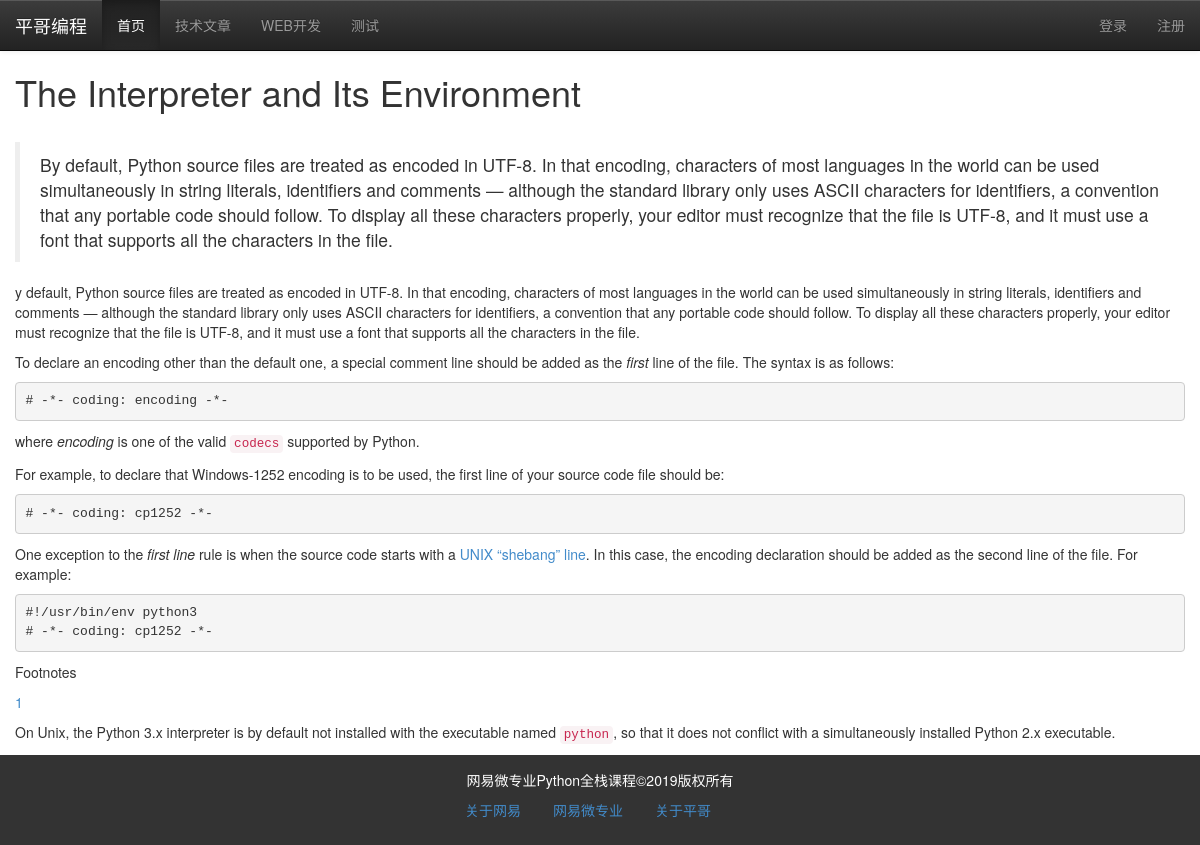
/article/view/15, run on the app's committed database.
### models.py (models this page shows)
class Category(db.Model):
    cate_id = db.Column(db.Integer, primary_key=True)
    cate_name = db.Column(db.String, unique=True)
    cate_order = db.Column(db.Integer, default=0)
    articles = db.relationship("Article")

class Article(db.Model):
    id = db.Column(db.Integer, primary_key=True)
    title = db.Column(db.String)
    intro = db.Column(db.String)
    content = db.Column(db.Text)
    author = db.Column(db.String)
    pubdate = db.Column(db.DateTime, default=datetime.utcnow)
    cate_id = db.Column(db.Integer, db.ForeignKey("category.cate_id"))

### views/articles.py (the view)
@article_app.route("/view/<int:article_id>")
def view(article_id):
    article = Article.query.get(article_id)
    if  not article:
        return redirect(url_for(".list"))
    return render_template("article/detail.html", article=article)

### app.py (called while the page is built)
@app.context_processor
def account():
    username = session.get('user')
    return {"username":username}

@app.context_processor
def getCateList():
    cates = Category.query.all()
    return {"cates":cates}

### templates/article/detail.html
{% extends "base.html" %}
		{% block content %}
            <div class="container-fluid">
                <div class="row">
                    <div class="main col-md-12 col-lg-12 col-xs-12 col-sm-12" >
                        <article class="content">
                            <h1>{{ article.title }}</h1>
                             <div class="body">
                                 ﻿<blockquote>
                                    {{ article.intro }}
                                  </blockquote>
                                    {{ article.content |safe }}
                             </div>
                        </article>
                    </div>
                </div>
            </div>
		{% endblock %}

### templates/base.html (shortened to what this page needs)
<!DOCTYPE html>
<html lang="en">
{% block head %}
    <head>
        <link rel="stylesheet" type="text/css" href="{{ url_for("static", filename="css/bootstrap.css") }}"/>
	    <link rel="stylesheet" type="text/css" href="{{ url_for("static", filename="css/bootstrap-theme.css") }}"/>
	</head>
{%  endblock %}
<body>
{%  block nav %}
      <nav class="navbar navbar-default navbar-fixed-top navbar-inverse">
			<div class="navbar-header">
				<a href="" class="navbar-brand">平哥编程</a>
			</div>
			<div class="collapse navbar-collapse" id="navmenu">
				<ul class="nav navbar-nav" >
					<li class="active"><a href="{{ url_for("index") }}">首页</a></li>
					{% for cate in cates %}
                        <li><a href="{{ url_for("article_app.getArticleList",cate_id=cate.cate_id, page=1) }}">{{ cate.cate_name }}</a> </li>
                    {% endfor %}
                </ul>
                <ul class="nav navbar-nav pull-right">
                   {% if not username %}
                        <li><a href="{{ url_for("login") }}">登录</a></li>
                        <li><a href="{{ url_for("user_app.register") }}">注册</a></li>
                   {% else %}
                       <li><a href="#">{{ username }}</a></li>
                       <li><a href="{{ url_for("logout") }}">logout</a></li>
				    {% endif %}
                </ul>
			</div>
		</nav>
{% endblock %}
{% block content %}{%  endblock %}
{% block footer %}
          <footer>
			<div class="container-fluid">
				<div class="row">
					<div class="col-md-12">
						网易微专业Python全栈课程&copy;2019版权所有
					</div>
				</div>
			</div>
			<nav >
				<ul class="nav nav-pills   ">
					<li><a href="">关于网易</a></li>
					<li><a href="">网易微专业</a></li>
					<li><a href="">关于平哥</a></li>
				</ul>
			</nav>
		</footer>
{% endblock %}
</body>
</html>

### templates/base.html (style rules this page uses)
body { padding-top: 52px; }
footer { padding: 15px; background: #333; text-align: center; color: #fff; }
footer nav { margin: auto; width: 300px; }

### data on the page
Category: cate_name "技术文章"
Category: cate_name "WEB开发"
Category: cate_name "测试"
Article: title "The Interpreter and Its Environment", intro "By default, Python source files are treated as encoded in UTF-8. In that encoding, characters of most languages in the world can be used simultaneously in string literals, identifiers and comments — although the standard library only uses ASCII characters for identifiers, a convention that any portable code should follow. To display all these characters properly, your editor must recognize that the file is UTF-8, and it must use a font that supports all the characters in the file.", content "y default, Python source files are treated as encoded in UTF-8. In that encoding, characters of most languages in the world can be used simultaneously in string literals, identifiers and comments — although the standard library only uses ASCII characters for identifiers, a convention that any portable code should follow. To display all these characters properly, your editor must recognize that the file is UTF-8, and it must use a font that supports all the characters in the file. To declare an encoding other than the default one, a special comment line should be added as the first line of the file. The syntax is as follows: # -*- coding: encoding -*- where encoding is one of the valid…"
